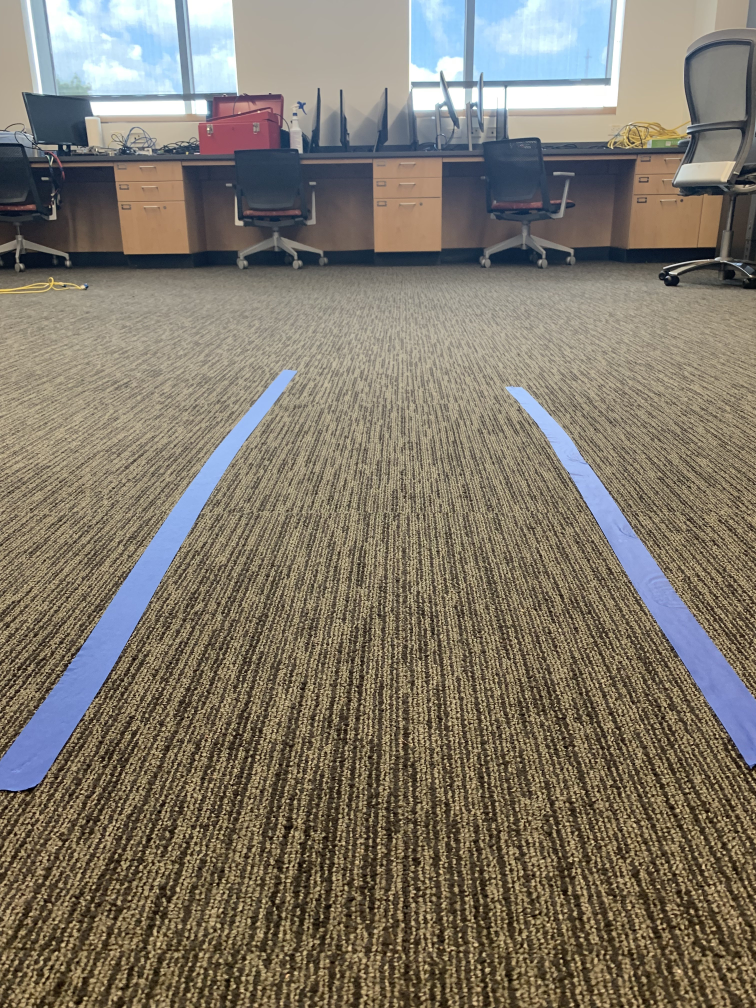
#> input picture Image_Proc_Demo/IMG_2773.jpg, 3024 x 4032 px (shown at 1/4 size)
$ python driver.py
#> lines starting #> are read from the running program, lines starting #| are printed output that depends on the picture; after the words box and inside, x2 and y2 are one past the last pixel; in counts of white or black regions, pixels touching at a corner belong together
#> in main, rgb_img_2 is the input picture: shape (4032, 3024, 3); mean R, G, B 127.4, 119.8, 106.6
### Image_Proc_Demo/utils.py
#============================================================
#
#                         HTTP 418
#               CSE 4316/4317 - Senior Design
#            The University of Texas at Arlington
#    Dylan Bryce, Biraj GC, Preston Mann, Isabel Metevier
#
#------------------------------------------------------------
#
# File: doxygen-example.py
#
# Brief: This file serves as an example of documenting Python
#        source code with Doxygen
#
# Revision History:
# Date       | Engineer     | Description
# -----------|--------------|--------------------------------
# 09-10-2022 | Mann, P.     | Initial Release
# 09-14-2022 | Mann, P.     | Added functions
#============================================================


import cv2
import numpy as np
import sys
import skimage
import skimage.io as io
from skimage import data
from skimage.color import rgb2hsv,rgb2gray
from skimage import feature
from skimage.filters import threshold_otsu
from skimage import feature

#https://www.geeksforgeeks.org/real-time-object-color-detection-using-opencv/

#this code example is supposed to track the blue color in a image
#the goal is for it to be more robust line detector than extract lines example
#however so far its about the same as the other method

#///////////////////////////////////////////////////////////////////////

def detect_lines(frame):
    into_hsv =cv2.cvtColor(frame,cv2.COLOR_BGR2HSV)
#> into_hsv: shape (4032, 3024, 3); mean H, S, V 87.3, 79.2, 134.9

    L_limit=np.array([0,50,50]) # setting the orange lower limit
    U_limit=np.array([30,255,255]) # setting the orange upper limit

    o_mask=cv2.inRange(into_hsv,L_limit,U_limit)
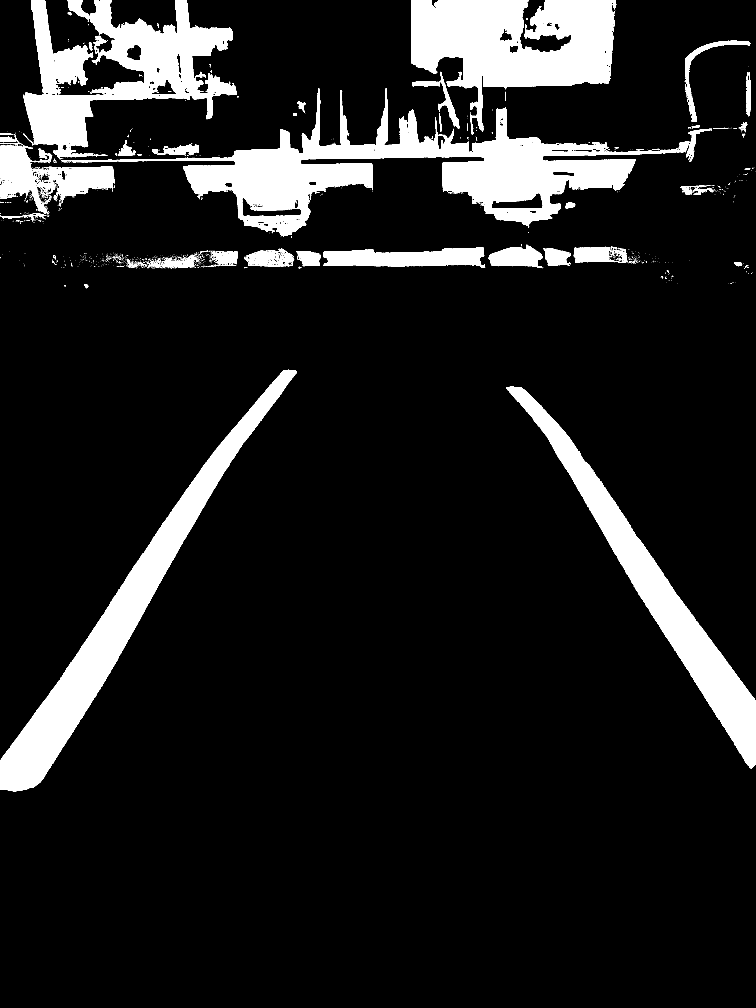
#> o_mask: shape (4032, 3024) (shown at 1/4 size); 11.5% white; 2095 white regions (1944 under 20 px), largest, box (x1, y1, x2, y2) and area: (245, 353, 2758, 946) 344688, (1644, 0, 2460, 538) 240614, (0, 1479, 1188, 3165) 238173
    orange=cv2.bitwise_and(frame,frame,mask=o_mask)
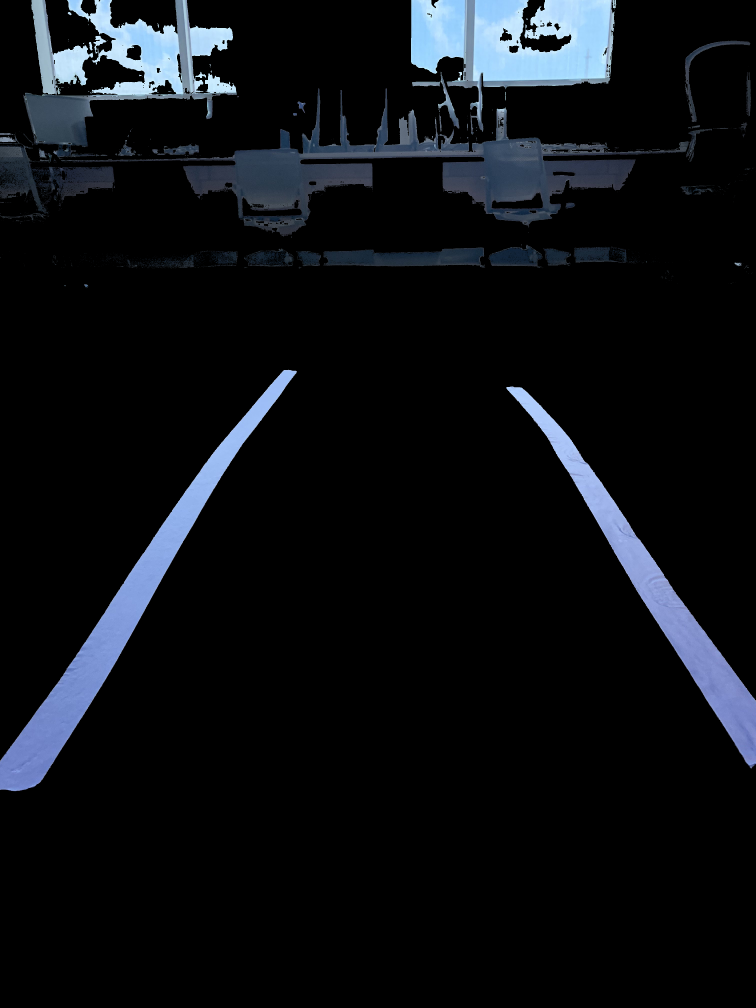
#> orange: shape (4032, 3024, 3) (shown at 1/4 size); mean R, G, B 12.8, 15.4, 19.3

    lines = cv2.Canny(o_mask, 200, 400)
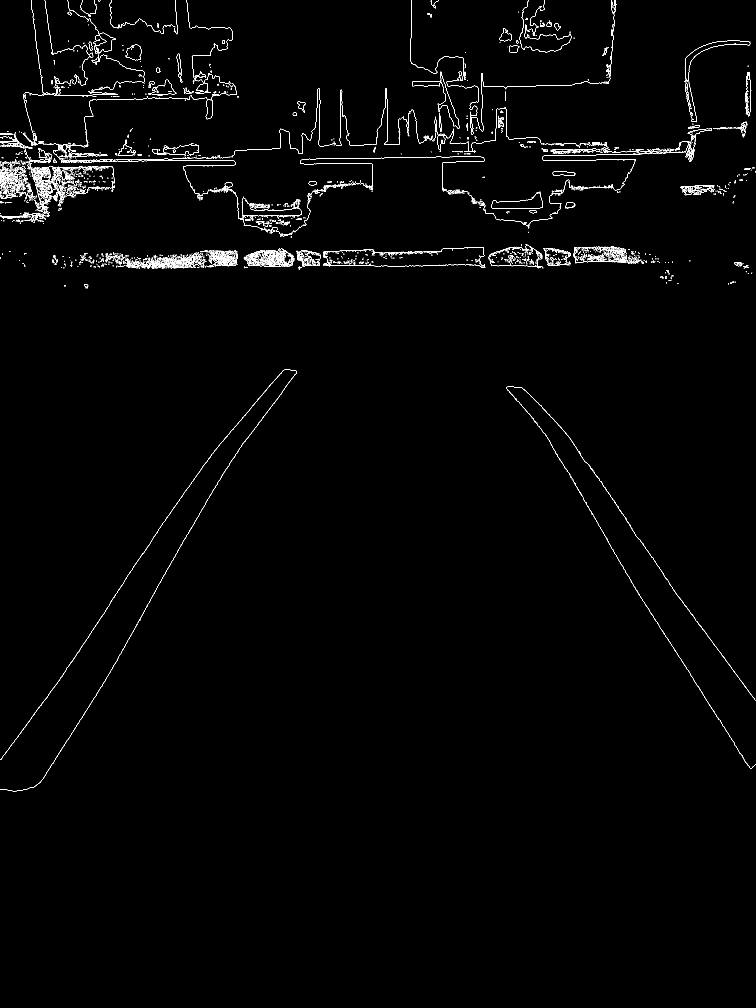
#> lines: shape (4032, 3024) (shown at 1/4 size); 0.7% white in thin lines or dots, all inside (x1, y1, x2, y2) = (0, 0, 3024, 3165)

    cv2.imwrite("lab_test_hsv.png",into_hsv)
    cv2.imwrite("lab_test_mask.png",o_mask)
    cv2.imwrite("lab_test_orange_detection.png",orange)
    cv2.imwrite("lab_test_line_detected.png",lines)

    return lines
#this is the current method being used to detect lines
#////////////////////////////////////////////////////////////////////////////////////


# [72 lines left out: functions detect_lines_old, extract_lines, extract_lines_v2, not called in this run]

### Image_Proc_Demo/driver.py
#============================================================
#
#                         HTTP 418
#               CSE 4316/4317 - Senior Design
#            The University of Texas at Arlington
#    Dylan Bryce, Biraj GC, Preston Mann, Isabel Metevier
#
#------------------------------------------------------------
#
# File: doxygen-example.py
#
# Brief: This file serves as an example of documenting Python
#        source code with Doxygen
#
# Revision History:
# Date       | Engineer     | Description
# -----------|--------------|--------------------------------
# 01-01-2022 | Mann, P.    | Initial Release
#
#============================================================

# The example below is a driver which outlines how to do image proc. in python
import numpy as np
import sys
import skimage
import skimage.io as io
from skimage import data
from skimage.color import rgb2hsv,rgb2gray
from skimage import feature
from skimage.filters import threshold_otsu
from skimage import feature
from utils import detect_lines
from utils import extract_lines_v2
from utils import extract_lines
print("python version: ",sys.version)
print("numpy version: ",np.__version__)
print("skiamge version: ",skimage.__version__)

# driver code

def main():
    #///////////////////////////////////////////////////////////////////////////
    #extract_lines()
    #this is the idea I have for line detection un comment this code for the demo
    # this method was moved to utils
    #////////////////////////////////////////////////////////////////////////////


    #///////////////////////////////////////
    #rgb_img = io.imread("test_pic.png")
    #using_open_cv = detect_lines(rgb_img)
    #rgb_img2 = io.imread("IMG_2773.jpg")
    #using_open_cv - detect_lines(rgb_img2)
    #//////////////////////////////////////
    #this is for testing open cv method of line detection in the util detect lines function

    rgb_img_2 = io.imread("IMG_2773.jpg")
    #extract_lines_v2(rgb_img_2)
    blue_mask = detect_lines(rgb_img_2)
    #current way of detecting lines using open CV
if __name__ == "__main__":
    main()

$ run again, with Image_Proc_Demo/IMG_2774.jpg copied over Image_Proc_Demo/IMG_2773.jpg
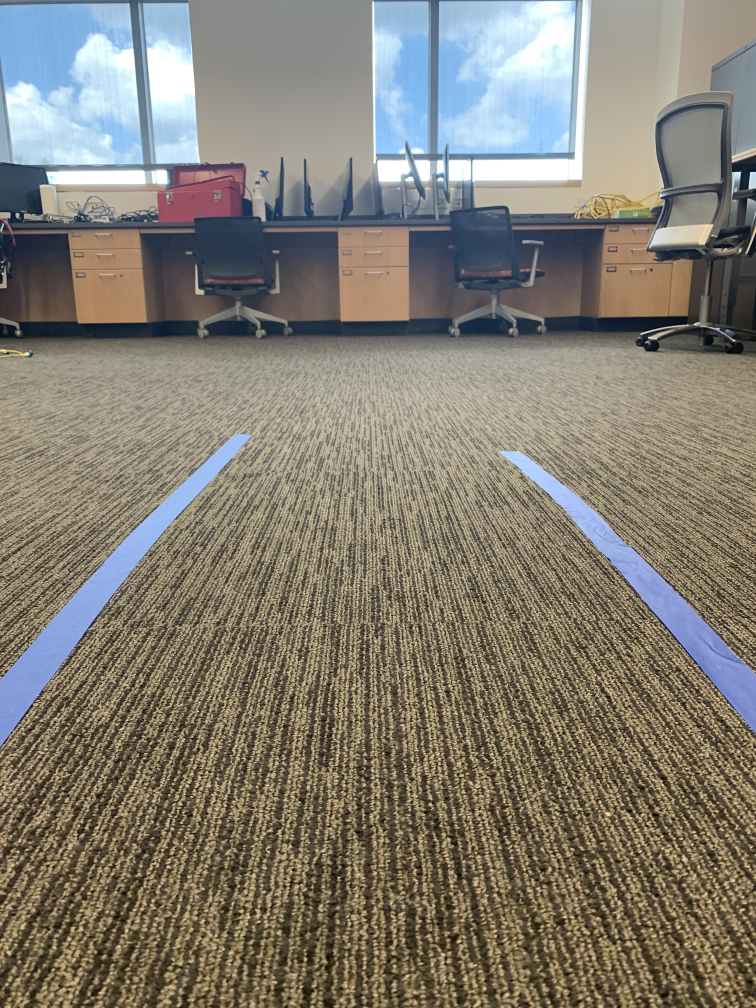
#> input picture Image_Proc_Demo/IMG_2774.jpg, 3024 x 4032 px (shown at 1/4 size)
#> in main, rgb_img_2 is the input picture: shape (4032, 3024, 3); mean R, G, B 130.7, 125.5, 114.2
#> into_hsv: shape (4032, 3024, 3); mean H, S, V 83.7, 71.4, 140
#> in detect_lines, `o_mask=cv2.inRange(into_hsv,L_limit,U_limit)`:
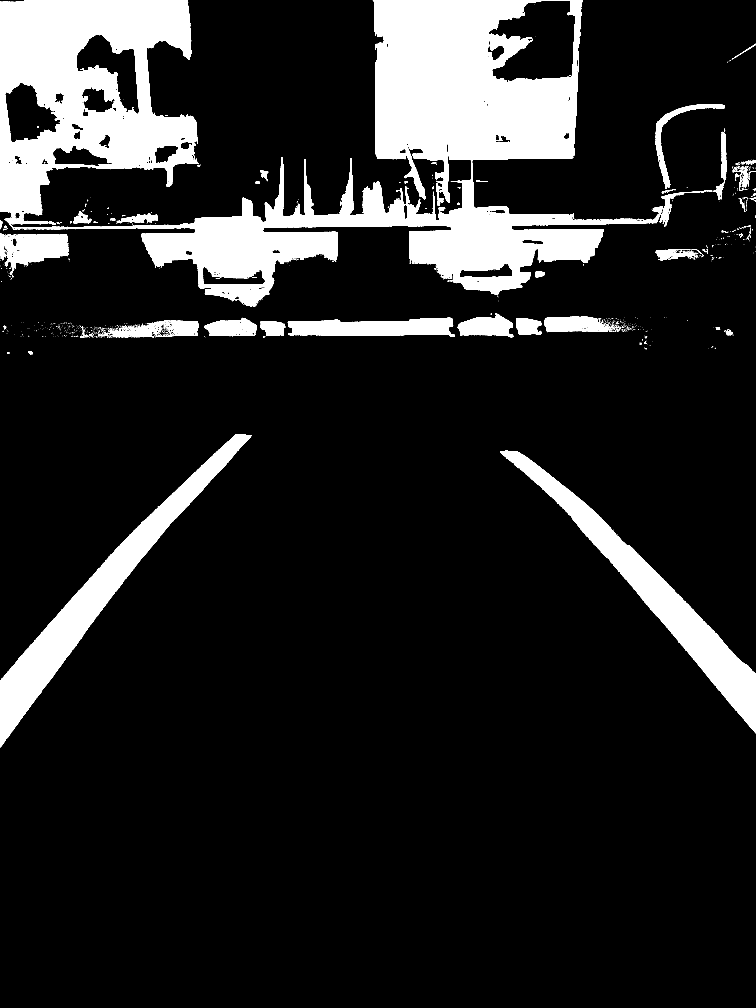
#> o_mask: shape (4032, 3024) (shown at 1/4 size); 13.8% white; 1643 white regions (1524 under 20 px), largest, box (x1, y1, x2, y2) and area: (0, 0, 2651, 1226) 1217303, (0, 1736, 1007, 2990) 160485, (2001, 1801, 3024, 2933) 148312
#> in detect_lines, `lines = cv2.Canny(o_mask, 200, 400)`:
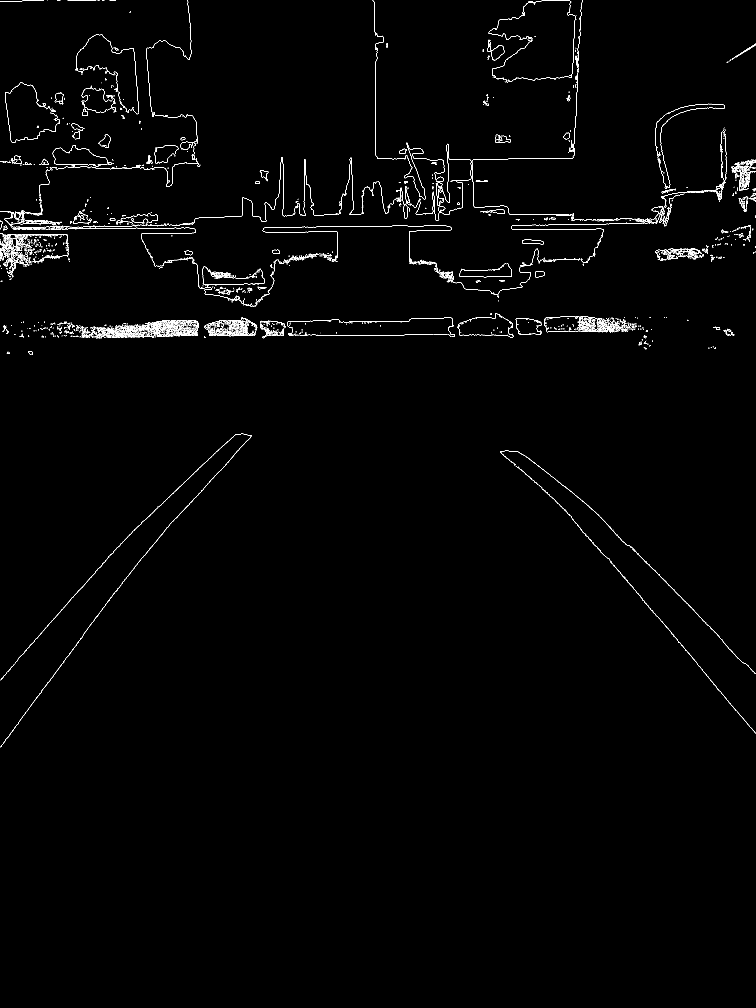
#> lines: shape (4032, 3024) (shown at 1/4 size); 0.62% white in thin lines or dots, all inside (x1, y1, x2, y2) = (0, 0, 3024, 2990)
